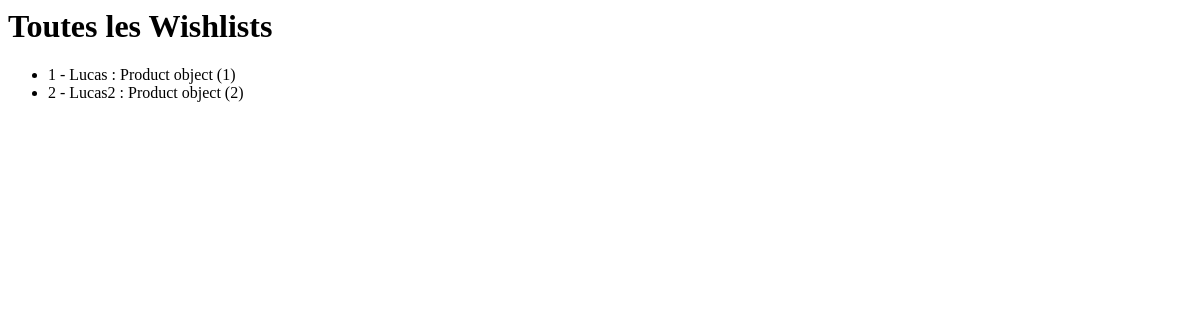
/wishlists/, run on an earlier commit of the app's database.
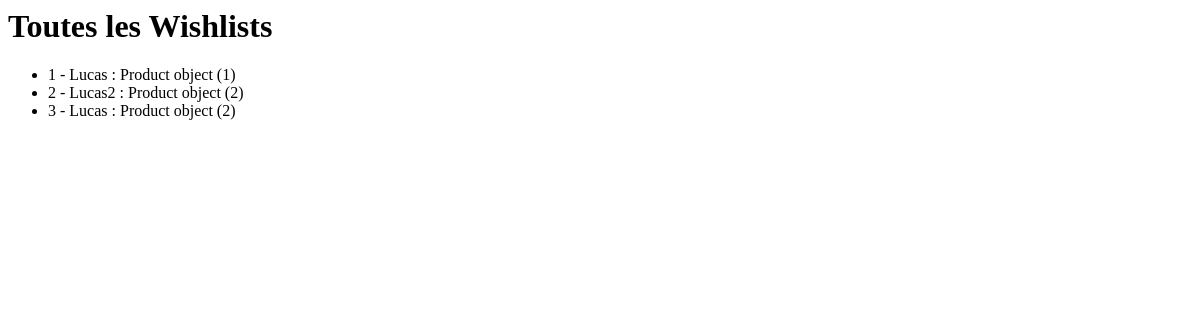
And on a later commit of the database.
### wishlists/models.py (models this page shows, shortened)
class Wishlist(models.Model):
    wishlistId = models.IntegerField(primary_key=True)
    pseudo = models.CharField(max_length=200)
    productId = models.ForeignKey(Product, on_delete=models.CASCADE)
    class Meta:
        db_table = 'wishlists'

### products/models.py (models this page shows, shortened)
class Product(models.Model):
    id = models.CharField(max_length=255, primary_key=True)
    name = models.CharField(max_length=255)
    category = models.CharField(max_length=255)
    price = models.FloatField()
    class Meta:
        db_table = 'products'

### wishlists/views.py (the view)
# urls.py: path("", views.index, name='index'),
def index(request):
    wishlists = Wishlist.objects.all()
    context = {
        'wishlists': wishlists
    }
    return render(request, "wishLists/index.html", context)

### wishlists/templates/wishlists/index.html
<h1>Toutes les Wishlists</h1>
<ul>
    {% for wishlist in wishlists %}
        <li>
            {{ wishlist.wishlistId }} - {{ wishlist.pseudo }} : {{ wishlist.productId }}
        </li>
    {% endfor %}
</ul>

What changed in the data, as far as the page shows it:
added Wishlist: wishlistId "3", pseudo "Lucas", productId "Product object (2)"
